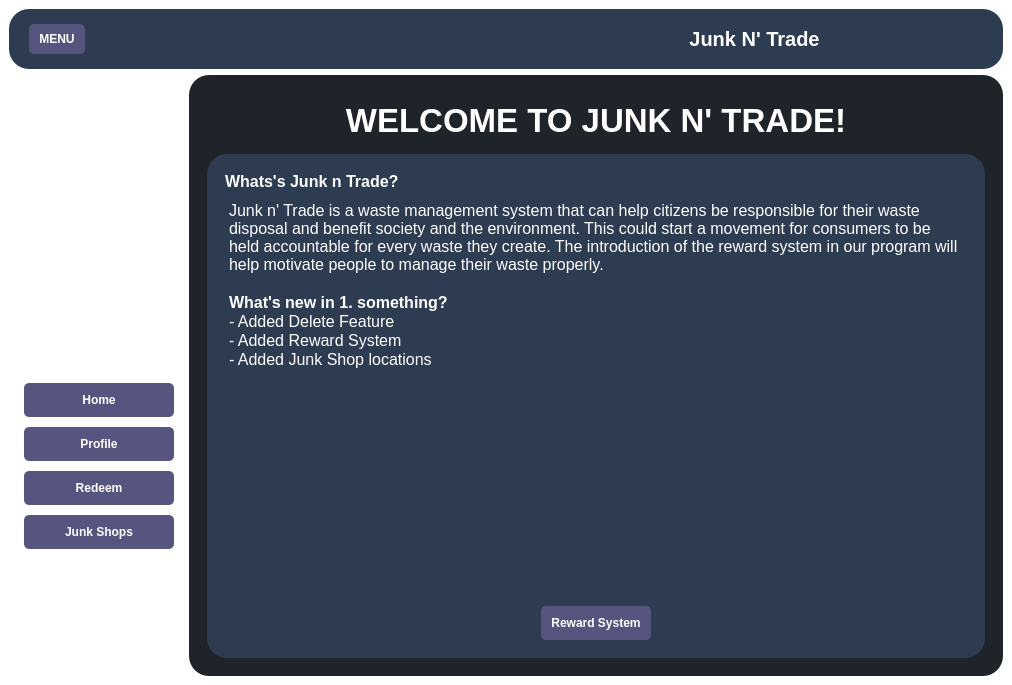
<?xml version="1.0" encoding="UTF-8"?>
<ui version="4.0">
 <class>MainWindow</class>
 <widget class="QMainWindow" name="MainWindow">
  <property name="geometry">
   <rect>
    <x>0</x>
    <y>0</y>
    <width>1012</width>
    <height>685</height>
   </rect>
  </property>
  <property name="maximumSize">
   <size>
    <width>1280</width>
    <height>720</height>
   </size>
  </property>
  <property name="windowTitle">
   <string>MainWindow</string>
  </property>
  <property name="styleSheet">
   <string notr="true">* {
	border: none;
	background-color: transparent;
}

#header {
	background-color:  rgb(45, 60, 81);
	border-radius: 20px;
}

#centralwidget {
	background-color: qlineargradient(spread:pad, x1:0, y1:0, x2:1, y2:1, stop:0 rgba(44, 0, 		    		134, 255), stop:1 rgba(28, 124, 31, 255));
	border-radius: 20px;
	
}

#sideMenu {
	background-color: transparent;
	color: #fff;
}

QLabel {
	color: #fff
}
QPushButton {
	padding: 10px;
	background-color: rgb(85, 85, 127);
	border-radius: 5px;
	color: #fff;
}

#mainMenu {
	background-color: #1f232a;
	border-radius: 20px;
}

QPushButton:hover {
	background-color: rgb(30, 215, 96);
}

QPushButton:pressed {
	background-color: rgb(255, 255, 255);
}

QTextEdit {
	color: #fff;
}

</string>
  </property>
  <widget class="QWidget" name="centralwidget">
   <layout class="QVBoxLayout" name="verticalLayout">
    <item alignment="Qt::AlignTop">
     <widget class="QFrame" name="header">
      <property name="minimumSize">
       <size>
        <width>0</width>
        <height>60</height>
       </size>
      </property>
      <property name="maximumSize">
       <size>
        <width>16777215</width>
        <height>70</height>
       </size>
      </property>
      <property name="frameShape">
       <enum>QFrame::Box</enum>
      </property>
      <property name="frameShadow">
       <enum>QFrame::Raised</enum>
      </property>
      <layout class="QHBoxLayout" name="horizontalLayout_2">
       <property name="spacing">
        <number>0</number>
       </property>
       <property name="leftMargin">
        <number>0</number>
       </property>
       <property name="topMargin">
        <number>0</number>
       </property>
       <property name="rightMargin">
        <number>0</number>
       </property>
       <property name="bottomMargin">
        <number>0</number>
       </property>
       <item alignment="Qt::AlignLeft">
        <widget class="QFrame" name="frame">
         <property name="sizePolicy">
          <sizepolicy hsizetype="Preferred" vsizetype="Preferred">
           <horstretch>0</horstretch>
           <verstretch>0</verstretch>
          </sizepolicy>
         </property>
         <property name="minimumSize">
          <size>
           <width>0</width>
           <height>50</height>
          </size>
         </property>
         <property name="maximumSize">
          <size>
           <width>16777215</width>
           <height>50</height>
          </size>
         </property>
         <property name="frameShape">
          <enum>QFrame::Box</enum>
         </property>
         <property name="frameShadow">
          <enum>QFrame::Raised</enum>
         </property>
         <layout class="QHBoxLayout" name="horizontalLayout_3">
          <property name="spacing">
           <number>10</number>
          </property>
          <property name="leftMargin">
           <number>20</number>
          </property>
          <property name="topMargin">
           <number>0</number>
          </property>
          <property name="rightMargin">
           <number>0</number>
          </property>
          <property name="bottomMargin">
           <number>0</number>
          </property>
          <item>
           <widget class="QPushButton" name="menuBtn">
            <property name="minimumSize">
             <size>
              <width>0</width>
              <height>30</height>
             </size>
            </property>
            <property name="maximumSize">
             <size>
              <width>16777215</width>
              <height>30</height>
             </size>
            </property>
            <property name="font">
             <font>
              <weight>75</weight>
              <bold>true</bold>
             </font>
            </property>
            <property name="text">
             <string>MENU</string>
            </property>
            <property name="icon">
             <iconset resource="icons.qrc">
              <normaloff>:/icons/icons/align-justify.svg</normaloff>:/icons/icons/align-justify.svg</iconset>
            </property>
            <property name="iconSize">
             <size>
              <width>24</width>
              <height>24</height>
             </size>
            </property>
           </widget>
          </item>
         </layout>
        </widget>
       </item>
       <item>
        <widget class="QFrame" name="frame_3">
         <property name="frameShape">
          <enum>QFrame::Box</enum>
         </property>
         <property name="frameShadow">
          <enum>QFrame::Raised</enum>
         </property>
         <layout class="QVBoxLayout" name="verticalLayout_4">
          <item>
           <widget class="QLabel" name="appname">
            <property name="font">
             <font>
              <pointsize>15</pointsize>
              <weight>75</weight>
              <bold>true</bold>
             </font>
            </property>
            <property name="text">
             <string>Junk N' Trade</string>
            </property>
            <property name="alignment">
             <set>Qt::AlignCenter</set>
            </property>
           </widget>
          </item>
         </layout>
        </widget>
       </item>
      </layout>
     </widget>
    </item>
    <item>
     <widget class="QFrame" name="frame_2">
      <property name="sizePolicy">
       <sizepolicy hsizetype="Preferred" vsizetype="Expanding">
        <horstretch>0</horstretch>
        <verstretch>0</verstretch>
       </sizepolicy>
      </property>
      <property name="frameShape">
       <enum>QFrame::Box</enum>
      </property>
      <property name="frameShadow">
       <enum>QFrame::Raised</enum>
      </property>
      <layout class="QHBoxLayout" name="horizontalLayout">
       <property name="spacing">
        <number>0</number>
       </property>
       <property name="leftMargin">
        <number>0</number>
       </property>
       <property name="topMargin">
        <number>0</number>
       </property>
       <property name="rightMargin">
        <number>0</number>
       </property>
       <property name="bottomMargin">
        <number>0</number>
       </property>
       <item>
        <widget class="QCustomSlideMenu" name="sideMenu" native="true">
         <property name="sizePolicy">
          <sizepolicy hsizetype="Preferred" vsizetype="Preferred">
           <horstretch>0</horstretch>
           <verstretch>0</verstretch>
          </sizepolicy>
         </property>
         <layout class="QVBoxLayout" name="verticalLayout_2">
          <property name="spacing">
           <number>0</number>
          </property>
          <property name="leftMargin">
           <number>15</number>
          </property>
          <property name="topMargin">
           <number>0</number>
          </property>
          <property name="rightMargin">
           <number>15</number>
          </property>
          <property name="bottomMargin">
           <number>15</number>
          </property>
          <item>
           <widget class="QFrame" name="appIcon">
            <property name="frameShape">
             <enum>QFrame::StyledPanel</enum>
            </property>
            <property name="frameShadow">
             <enum>QFrame::Raised</enum>
            </property>
            <layout class="QVBoxLayout" name="verticalLayout_11">
             <property name="spacing">
              <number>0</number>
             </property>
             <property name="leftMargin">
              <number>0</number>
             </property>
             <property name="topMargin">
              <number>0</number>
             </property>
             <property name="rightMargin">
              <number>0</number>
             </property>
             <property name="bottomMargin">
              <number>0</number>
             </property>
             <item>
              <widget class="QLabel" name="label_10">
               <property name="styleSheet">
                <string notr="true">image: url(:/logo/logo/logo_1.2.png);</string>
               </property>
               <property name="text">
                <string/>
               </property>
              </widget>
             </item>
            </layout>
           </widget>
          </item>
          <item alignment="Qt::AlignLeft|Qt::AlignTop">
           <widget class="QFrame" name="frame_4">
            <property name="minimumSize">
             <size>
              <width>150</width>
              <height>0</height>
             </size>
            </property>
            <property name="maximumSize">
             <size>
              <width>150</width>
              <height>16777215</height>
             </size>
            </property>
            <property name="font">
             <font>
              <kerning>true</kerning>
             </font>
            </property>
            <property name="frameShape">
             <enum>QFrame::Box</enum>
            </property>
            <layout class="QVBoxLayout" name="verticalLayout_3">
             <property name="spacing">
              <number>10</number>
             </property>
             <property name="leftMargin">
              <number>0</number>
             </property>
             <property name="topMargin">
              <number>15</number>
             </property>
             <property name="rightMargin">
              <number>0</number>
             </property>
             <property name="bottomMargin">
              <number>0</number>
             </property>
             <item>
              <widget class="QPushButton" name="homeBtn">
               <property name="font">
                <font>
                 <weight>75</weight>
                 <bold>true</bold>
                </font>
               </property>
               <property name="text">
                <string>Home</string>
               </property>
               <property name="icon">
                <iconset resource="icons.qrc">
                 <normaloff>:/icons/icons/home.svg</normaloff>:/icons/icons/home.svg</iconset>
               </property>
               <property name="iconSize">
                <size>
                 <width>24</width>
                 <height>24</height>
                </size>
               </property>
              </widget>
             </item>
             <item>
              <widget class="QPushButton" name="profileBtn">
               <property name="font">
                <font>
                 <weight>75</weight>
                 <bold>true</bold>
                </font>
               </property>
               <property name="text">
                <string>Profile</string>
               </property>
               <property name="icon">
                <iconset resource="icons.qrc">
                 <normaloff>:/icons/icons/user.svg</normaloff>:/icons/icons/user.svg</iconset>
               </property>
               <property name="iconSize">
                <size>
                 <width>24</width>
                 <height>24</height>
                </size>
               </property>
              </widget>
             </item>
             <item>
              <widget class="QPushButton" name="redeemBtn">
               <property name="font">
                <font>
                 <weight>75</weight>
                 <bold>true</bold>
                </font>
               </property>
               <property name="text">
                <string>Redeem</string>
               </property>
               <property name="icon">
                <iconset resource="icons.qrc">
                 <normaloff>:/icons/icons/shopping-bag.svg</normaloff>:/icons/icons/shopping-bag.svg</iconset>
               </property>
               <property name="iconSize">
                <size>
                 <width>24</width>
                 <height>24</height>
                </size>
               </property>
              </widget>
             </item>
             <item>
              <widget class="QPushButton" name="junkBtn">
               <property name="font">
                <font>
                 <weight>75</weight>
                 <bold>true</bold>
                </font>
               </property>
               <property name="text">
                <string>Junk Shops</string>
               </property>
               <property name="icon">
                <iconset resource="icons.qrc">
                 <normaloff>:/icons/icons/map-pin.svg</normaloff>:/icons/icons/map-pin.svg</iconset>
               </property>
               <property name="iconSize">
                <size>
                 <width>24</width>
                 <height>24</height>
                </size>
               </property>
              </widget>
             </item>
            </layout>
           </widget>
          </item>
         </layout>
        </widget>
       </item>
       <item>
        <widget class="QFrame" name="mainMenu">
         <property name="sizePolicy">
          <sizepolicy hsizetype="Expanding" vsizetype="Preferred">
           <horstretch>0</horstretch>
           <verstretch>0</verstretch>
          </sizepolicy>
         </property>
         <layout class="QVBoxLayout" name="verticalLayout_5">
          <property name="spacing">
           <number>0</number>
          </property>
          <property name="leftMargin">
           <number>0</number>
          </property>
          <property name="topMargin">
           <number>0</number>
          </property>
          <property name="rightMargin">
           <number>0</number>
          </property>
          <property name="bottomMargin">
           <number>0</number>
          </property>
          <item>
           <widget class="QStackedWidget" name="stackedWidget">
            <property name="currentIndex">
             <number>0</number>
            </property>
            <widget class="QWidget" name="home">
             <layout class="QVBoxLayout" name="verticalLayout_12">
              <item>
               <widget class="QWidget" name="widget_7" native="true">
                <layout class="QVBoxLayout" name="verticalLayout_13">
                 <item>
                  <widget class="QFrame" name="frame_7">
                   <property name="maximumSize">
                    <size>
                     <width>16777215</width>
                     <height>70</height>
                    </size>
                   </property>
                   <property name="frameShape">
                    <enum>QFrame::StyledPanel</enum>
                   </property>
                   <property name="frameShadow">
                    <enum>QFrame::Raised</enum>
                   </property>
                   <layout class="QVBoxLayout" name="verticalLayout_14">
                    <item>
                     <widget class="QLabel" name="homeName">
                      <property name="font">
                       <font>
                        <pointsize>25</pointsize>
                        <weight>75</weight>
                        <italic>false</italic>
                        <bold>true</bold>
                       </font>
                      </property>
                      <property name="text">
                       <string>WELCOME TO JUNK N' TRADE!</string>
                      </property>
                      <property name="alignment">
                       <set>Qt::AlignCenter</set>
                      </property>
                     </widget>
                    </item>
                   </layout>
                  </widget>
                 </item>
                 <item>
                  <widget class="QFrame" name="stack_holder">
                   <property name="styleSheet">
                    <string notr="true">#stack_holder {
	background-color:  rgb(45, 60, 81);
	border-radius: 20px;
}</string>
                   </property>
                   <property name="frameShape">
                    <enum>QFrame::StyledPanel</enum>
                   </property>
                   <property name="frameShadow">
                    <enum>QFrame::Raised</enum>
                   </property>
                   <layout class="QVBoxLayout" name="verticalLayout_15">
                    <item>
                     <widget class="QStackedWidget" name="stackedWidget_2">
                      <widget class="QWidget" name="description">
                       <layout class="QVBoxLayout" name="verticalLayout_10">
                        <item>
                         <widget class="QLabel" name="label_11">
                          <property name="font">
                           <font>
                            <pointsize>12</pointsize>
                            <weight>75</weight>
                            <bold>true</bold>
                           </font>
                          </property>
                          <property name="text">
                           <string>Whats's Junk n Trade?</string>
                          </property>
                         </widget>
                        </item>
                        <item>
                         <widget class="QTextEdit" name="textEdit">
                          <property name="html">
                           <string>&lt;!DOCTYPE HTML PUBLIC &quot;-//W3C//DTD HTML 4.0//EN&quot; &quot;http://www.w3.org/TR/REC-html40/strict.dtd&quot;&gt;
&lt;html&gt;&lt;head&gt;&lt;meta name=&quot;qrichtext&quot; content=&quot;1&quot; /&gt;&lt;style type=&quot;text/css&quot;&gt;
p, li { white-space: pre-wrap; }
&lt;/style&gt;&lt;/head&gt;&lt;body style=&quot; font-family:'MS Shell Dlg 2'; font-size:7.8pt; font-weight:400; font-style:normal;&quot;&gt;
&lt;p style=&quot; margin-top:0px; margin-bottom:0px; margin-left:0px; margin-right:0px; -qt-block-indent:0; text-indent:0px;&quot;&gt;&lt;span style=&quot; font-size:12pt;&quot;&gt;Junk n' Trade is a waste management system that can help citizens be responsible for their waste disposal and benefit society and the environment. This could start a movement for consumers to be held accountable for every waste they create. The introduction of the reward system in our program will help motivate people to manage their waste properly.&lt;/span&gt;&lt;/p&gt;
&lt;p style=&quot;-qt-paragraph-type:empty; margin-top:0px; margin-bottom:0px; margin-left:0px; margin-right:0px; -qt-block-indent:0; text-indent:0px; font-size:12pt;&quot;&gt;&lt;br /&gt;&lt;/p&gt;
&lt;p style=&quot; margin-top:0px; margin-bottom:0px; margin-left:0px; margin-right:0px; -qt-block-indent:0; text-indent:0px;&quot;&gt;&lt;span style=&quot; font-size:12pt; font-weight:600;&quot;&gt;What's new in 1. something?&lt;/span&gt;&lt;/p&gt;
&lt;p style=&quot; margin-top:0px; margin-bottom:0px; margin-left:0px; margin-right:0px; -qt-block-indent:0; text-indent:0px;&quot;&gt;&lt;span style=&quot; font-size:12pt;&quot;&gt;- Added Delete Feature&lt;/span&gt;&lt;/p&gt;
&lt;p style=&quot; margin-top:0px; margin-bottom:0px; margin-left:0px; margin-right:0px; -qt-block-indent:0; text-indent:0px;&quot;&gt;&lt;span style=&quot; font-size:12pt;&quot;&gt;- Added Reward System&lt;/span&gt;&lt;/p&gt;
&lt;p style=&quot; margin-top:0px; margin-bottom:0px; margin-left:0px; margin-right:0px; -qt-block-indent:0; text-indent:0px;&quot;&gt;&lt;span style=&quot; font-size:12pt;&quot;&gt;- Added Junk Shop locations&lt;/span&gt;&lt;/p&gt;
&lt;p style=&quot;-qt-paragraph-type:empty; margin-top:0px; margin-bottom:0px; margin-left:0px; margin-right:0px; -qt-block-indent:0; text-indent:0px; font-size:12pt; font-weight:600;&quot;&gt;&lt;br /&gt;&lt;/p&gt;
&lt;p style=&quot;-qt-paragraph-type:empty; margin-top:0px; margin-bottom:0px; margin-left:0px; margin-right:0px; -qt-block-indent:0; text-indent:0px; font-size:10pt;&quot;&gt;&lt;br /&gt;&lt;/p&gt;&lt;/body&gt;&lt;/html&gt;</string>
                          </property>
                         </widget>
                        </item>
                        <item alignment="Qt::AlignHCenter">
                         <widget class="QFrame" name="frame_6">
                          <property name="maximumSize">
                           <size>
                            <width>16777215</width>
                            <height>50</height>
                           </size>
                          </property>
                          <property name="frameShape">
                           <enum>QFrame::StyledPanel</enum>
                          </property>
                          <property name="frameShadow">
                           <enum>QFrame::Raised</enum>
                          </property>
                          <layout class="QHBoxLayout" name="horizontalLayout_7">
                           <property name="spacing">
                            <number>0</number>
                           </property>
                           <property name="leftMargin">
                            <number>0</number>
                           </property>
                           <property name="topMargin">
                            <number>0</number>
                           </property>
                           <property name="rightMargin">
                            <number>0</number>
                           </property>
                           <property name="bottomMargin">
                            <number>0</number>
                           </property>
                           <item>
                            <widget class="QPushButton" name="rewardBtn">
                             <property name="font">
                              <font>
                               <weight>75</weight>
                               <bold>true</bold>
                              </font>
                             </property>
                             <property name="text">
                              <string>Reward System</string>
                             </property>
                             <property name="icon">
                              <iconset resource="icons.qrc">
                               <normaloff>:/icons/icons/tool.svg</normaloff>:/icons/icons/tool.svg</iconset>
                             </property>
                            </widget>
                           </item>
                          </layout>
                         </widget>
                        </item>
                       </layout>
                      </widget>
                      <widget class="QWidget" name="reward">
                       <layout class="QVBoxLayout" name="verticalLayout_17">
                        <item>
                         <widget class="QLabel" name="label_5">
                          <property name="minimumSize">
                           <size>
                            <width>0</width>
                            <height>0</height>
                           </size>
                          </property>
                          <property name="maximumSize">
                           <size>
                            <width>16777215</width>
                            <height>40</height>
                           </size>
                          </property>
                          <property name="font">
                           <font>
                            <pointsize>12</pointsize>
                            <weight>75</weight>
                            <bold>true</bold>
                           </font>
                          </property>
                          <property name="text">
                           <string>Reward System</string>
                          </property>
                         </widget>
                        </item>
                        <item>
                         <widget class="QScrollArea" name="scrollArea">
                          <property name="widgetResizable">
                           <bool>true</bool>
                          </property>
                          <widget class="QWidget" name="scrollAreaWidgetContents">
                           <property name="geometry">
                            <rect>
                             <x>0</x>
                             <y>0</y>
                             <width>1605</width>
                             <height>2263</height>
                            </rect>
                           </property>
                           <layout class="QHBoxLayout" name="horizontalLayout_8">
                            <item>
                             <widget class="QLabel" name="label_12">
                              <property name="text">
                               <string/>
                              </property>
                              <property name="pixmap">
                               <pixmap>logo/misc/white_reward.png</pixmap>
                              </property>
                             </widget>
                            </item>
                           </layout>
                          </widget>
                         </widget>
                        </item>
                        <item alignment="Qt::AlignHCenter|Qt::AlignVCenter">
                         <widget class="QFrame" name="frame_8">
                          <property name="frameShape">
                           <enum>QFrame::StyledPanel</enum>
                          </property>
                          <property name="frameShadow">
                           <enum>QFrame::Raised</enum>
                          </property>
                          <layout class="QVBoxLayout" name="verticalLayout_18">
                           <property name="spacing">
                            <number>0</number>
                           </property>
                           <property name="leftMargin">
                            <number>0</number>
                           </property>
                           <property name="topMargin">
                            <number>0</number>
                           </property>
                           <property name="rightMargin">
                            <number>0</number>
                           </property>
                           <property name="bottomMargin">
                            <number>0</number>
                           </property>
                           <item>
                            <widget class="QPushButton" name="wnBtn">
                             <property name="font">
                              <font>
                               <weight>75</weight>
                               <bold>true</bold>
                              </font>
                             </property>
                             <property name="text">
                              <string>What's JNT?</string>
                             </property>
                             <property name="icon">
                              <iconset resource="icons.qrc">
                               <normaloff>:/icons/icons/check-circle.svg</normaloff>:/icons/icons/check-circle.svg</iconset>
                             </property>
                            </widget>
                           </item>
                          </layout>
                         </widget>
                        </item>
                       </layout>
                      </widget>
                     </widget>
                    </item>
                   </layout>
                  </widget>
                 </item>
                </layout>
               </widget>
              </item>
             </layout>
            </widget>
            <widget class="QWidget" name="profile">
             <layout class="QVBoxLayout" name="verticalLayout_6">
              <item>
               <widget class="QFrame" name="frame_5">
                <property name="minimumSize">
                 <size>
                  <width>0</width>
                  <height>30</height>
                 </size>
                </property>
                <property name="frameShape">
                 <enum>QFrame::StyledPanel</enum>
                </property>
                <property name="frameShadow">
                 <enum>QFrame::Raised</enum>
                </property>
                <layout class="QHBoxLayout" name="horizontalLayout_6">
                 <item alignment="Qt::AlignHCenter">
                  <widget class="QLabel" name="profileTitle">
                   <property name="font">
                    <font>
                     <pointsize>15</pointsize>
                     <weight>75</weight>
                     <bold>true</bold>
                    </font>
                   </property>
                   <property name="text">
                    <string>PROFILE</string>
                   </property>
                  </widget>
                 </item>
                </layout>
               </widget>
              </item>
              <item>
               <widget class="QWidget" name="widget_5" native="true">
                <layout class="QVBoxLayout" name="verticalLayout_7">
                 <item>
                  <widget class="QFrame" name="details">
                   <property name="sizePolicy">
                    <sizepolicy hsizetype="Expanding" vsizetype="Expanding">
                     <horstretch>0</horstretch>
                     <verstretch>0</verstretch>
                    </sizepolicy>
                   </property>
                   <property name="frameShape">
                    <enum>QFrame::StyledPanel</enum>
                   </property>
                   <property name="frameShadow">
                    <enum>QFrame::Raised</enum>
                   </property>
                   <layout class="QHBoxLayout" name="horizontalLayout_4">
                    <item alignment="Qt::AlignHCenter">
                     <widget class="QFrame" name="columnA">
                      <property name="maximumSize">
                       <size>
                        <width>150</width>
                        <height>16777215</height>
                       </size>
                      </property>
                      <property name="frameShape">
                       <enum>QFrame::StyledPanel</enum>
                      </property>
                      <property name="frameShadow">
                       <enum>QFrame::Raised</enum>
                      </property>
                      <layout class="QVBoxLayout" name="verticalLayout_9">
                       <property name="rightMargin">
                        <number>9</number>
                       </property>
                       <item>
                        <widget class="QLabel" name="label">
                         <property name="font">
                          <font>
                           <weight>75</weight>
                           <bold>true</bold>
                          </font>
                         </property>
                         <property name="text">
                          <string>Member ID:</string>
                         </property>
                        </widget>
                       </item>
                       <item>
                        <widget class="QLabel" name="label_2">
                         <property name="font">
                          <font>
                           <weight>75</weight>
                           <bold>true</bold>
                          </font>
                         </property>
                         <property name="text">
                          <string>Username:</string>
                         </property>
                        </widget>
                       </item>
                       <item>
                        <widget class="QLabel" name="label_6">
                         <property name="font">
                          <font>
                           <weight>75</weight>
                           <bold>true</bold>
                          </font>
                         </property>
                         <property name="text">
                          <string>First Name:</string>
                         </property>
                        </widget>
                       </item>
                       <item>
                        <widget class="QLabel" name="label_8">
                         <property name="font">
                          <font>
                           <weight>75</weight>
                           <bold>true</bold>
                          </font>
                         </property>
                         <property name="text">
                          <string>Last name:</string>
                         </property>
                        </widget>
                       </item>
                       <item>
                        <widget class="QLabel" name="label_7">
                         <property name="font">
                          <font>
                           <weight>75</weight>
                           <bold>true</bold>
                          </font>
                         </property>
                         <property name="text">
                          <string>Contact No.:</string>
                         </property>
                        </widget>
                       </item>
                       <item>
                        <widget class="QLabel" name="label_9">
                         <property name="font">
                          <font>
                           <weight>75</weight>
                           <bold>true</bold>
                          </font>
                         </property>
                         <property name="text">
                          <string>Email Address:</string>
                         </property>
                        </widget>
                       </item>
                      </layout>
                     </widget>
                    </item>
                    <item>
                     <widget class="QFrame" name="columnB">
                      <property name="styleSheet">
                       <string notr="true">QLineEdit {
	background-color: #fff;
	border-radius: 10px;
}

QLineEdit:Focus {
	border: 2px solid #0000ff;
}</string>
                      </property>
                      <property name="frameShape">
                       <enum>QFrame::StyledPanel</enum>
                      </property>
                      <property name="frameShadow">
                       <enum>QFrame::Raised</enum>
                      </property>
                      <layout class="QVBoxLayout" name="verticalLayout_8">
                       <item>
                        <widget class="QLineEdit" name="memLine">
                         <property name="maximumSize">
                          <size>
                           <width>16777215</width>
                           <height>40</height>
                          </size>
                         </property>
                         <property name="placeholderText">
                          <string>eg. 0001</string>
                         </property>
                        </widget>
                       </item>
                       <item>
                        <widget class="QLineEdit" name="userLine">
                         <property name="maximumSize">
                          <size>
                           <width>16777215</width>
                           <height>40</height>
                          </size>
                         </property>
                         <property name="placeholderText">
                          <string>admin</string>
                         </property>
                        </widget>
                       </item>
                       <item>
                        <widget class="QLineEdit" name="fnLine">
                         <property name="maximumSize">
                          <size>
                           <width>16777215</width>
                           <height>40</height>
                          </size>
                         </property>
                         <property name="placeholderText">
                          <string>Victor</string>
                         </property>
                        </widget>
                       </item>
                       <item>
                        <widget class="QLineEdit" name="lnLine">
                         <property name="maximumSize">
                          <size>
                           <width>16777215</width>
                           <height>40</height>
                          </size>
                         </property>
                         <property name="placeholderText">
                          <string>Magtanggol</string>
                         </property>
                        </widget>
                       </item>
                       <item>
                        <widget class="QLineEdit" name="contLine">
                         <property name="maximumSize">
                          <size>
                           <width>16777215</width>
                           <height>40</height>
                          </size>
                         </property>
                         <property name="placeholderText">
                          <string>09123244127</string>
                         </property>
                        </widget>
                       </item>
                       <item>
                        <widget class="QLineEdit" name="emailLine">
                         <property name="maximumSize">
                          <size>
                           <width>16777215</width>
                           <height>40</height>
                          </size>
                         </property>
                         <property name="placeholderText">
                          <string>sample123@gmail.com</string>
                         </property>
                        </widget>
                       </item>
                      </layout>
                     </widget>
                    </item>
                   </layout>
                  </widget>
                 </item>
                 <item alignment="Qt::AlignHCenter">
                  <widget class="QFrame" name="logout">
                   <property name="maximumSize">
                    <size>
                     <width>16777215</width>
                     <height>55</height>
                    </size>
                   </property>
                   <property name="frameShape">
                    <enum>QFrame::StyledPanel</enum>
                   </property>
                   <property name="frameShadow">
                    <enum>QFrame::Raised</enum>
                   </property>
                   <layout class="QHBoxLayout" name="horizontalLayout_5">
                    <property name="leftMargin">
                     <number>0</number>
                    </property>
                    <property name="topMargin">
                     <number>0</number>
                    </property>
                    <property name="rightMargin">
                     <number>0</number>
                    </property>
                    <property name="bottomMargin">
                     <number>0</number>
                    </property>
                    <item>
                     <widget class="QPushButton" name="logOut">
                      <property name="font">
                       <font>
                        <weight>75</weight>
                        <bold>true</bold>
                       </font>
                      </property>
                      <property name="text">
                       <string>LOG OUT</string>
                      </property>
                      <property name="icon">
                       <iconset resource="icons.qrc">
                        <normaloff>:/icons/icons/log-out.svg</normaloff>:/icons/icons/log-out.svg</iconset>
                      </property>
                     </widget>
                    </item>
                    <item>
                     <widget class="QPushButton" name="updBtn">
                      <property name="font">
                       <font>
                        <weight>75</weight>
                        <bold>true</bold>
                       </font>
                      </property>
                      <property name="text">
                       <string>UPDATE PROFILE</string>
                      </property>
                      <property name="icon">
                       <iconset resource="icons.qrc">
                        <normaloff>:/icons/icons/save.svg</normaloff>:/icons/icons/save.svg</iconset>
                      </property>
                     </widget>
                    </item>
                    <item>
                     <widget class="QPushButton" name="pushButton">
                      <property name="font">
                       <font>
                        <weight>75</weight>
                        <bold>true</bold>
                       </font>
                      </property>
                      <property name="text">
                       <string>DELETE ACCOUNT</string>
                      </property>
                      <property name="icon">
                       <iconset resource="icons.qrc">
                        <normaloff>:/icons/icons/trash-2.svg</normaloff>:/icons/icons/trash-2.svg</iconset>
                      </property>
                     </widget>
                    </item>
                   </layout>
                  </widget>
                 </item>
                </layout>
               </widget>
              </item>
             </layout>
            </widget>
            <widget class="QWidget" name="redeem">
             <layout class="QVBoxLayout" name="verticalLayout_16">
              <item>
               <widget class="QLabel" name="label_3">
                <property name="font">
                 <font>
                  <pointsize>30</pointsize>
                  <weight>75</weight>
                  <bold>true</bold>
                 </font>
                </property>
                <property name="text">
                 <string>REDEEM</string>
                </property>
                <property name="alignment">
                 <set>Qt::AlignCenter</set>
                </property>
               </widget>
              </item>
             </layout>
            </widget>
            <widget class="QWidget" name="shops">
             <widget class="QLabel" name="label_4">
              <property name="geometry">
               <rect>
                <x>190</x>
                <y>90</y>
                <width>331</width>
                <height>111</height>
               </rect>
              </property>
              <property name="font">
               <font>
                <pointsize>30</pointsize>
                <weight>75</weight>
                <bold>true</bold>
               </font>
              </property>
              <property name="text">
               <string>JUNK SHOPS</string>
              </property>
              <property name="alignment">
               <set>Qt::AlignCenter</set>
              </property>
             </widget>
            </widget>
           </widget>
          </item>
         </layout>
        </widget>
       </item>
      </layout>
     </widget>
    </item>
   </layout>
  </widget>
 </widget>
 <customwidgets>
  <customwidget>
   <class>QCustomSlideMenu</class>
   <extends>QWidget</extends>
   <header location="global">Custom_Widgets.Widgets.h</header>
   <container>1</container>
  </customwidget>
 </customwidgets>
 <resources>
  <include location="icons.qrc"/>
  <include location="logos.qrc"/>
 </resources>
 <connections/>
</ui>
